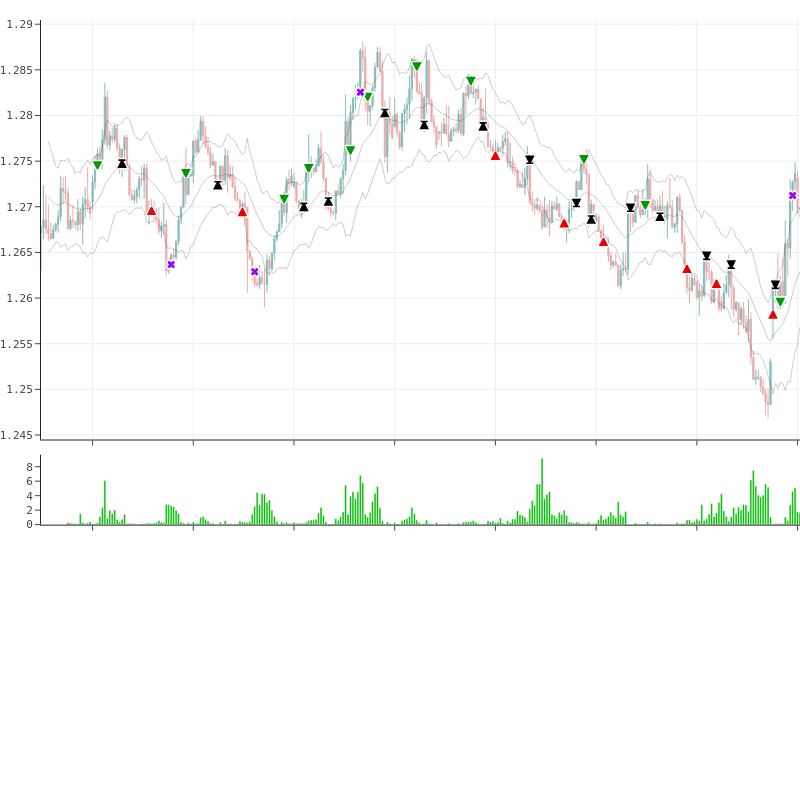

Write notebook code for a chart like this one.
### Code cell
df = md.tail(500)

ohlc = get_price_trace(df)
layout = get_layout()

fig = sub.make_subplots(
    figure=go.Figure(layout=layout),
    rows=5,
    cols=1,
    shared_xaxes=True,
    vertical_spacing=0.02,
    row_heights=[0.6, 0.1, 0.1, 0.1, 0.1],
)
# Правильный rangeslider
# fig.add_trace(go.Scatter(x=df.index, y=df["mid"]), row=3, col=1)
# fig.update_layout(xaxis3=dict(rangeslider=dict(visible=True, thickness=0.05)))
# fig['layout']['xaxis2']['visible'] = False
# fig['layout']['yaxis3']['visible'] = False

# Основной график, цена
fig.add_trace(ohlc, 1, 1)

# Маркеры торгов
add_trade_markers(fig, df)

# Индикаторы на графике
line = dict(color="rgba(0,0,0,0.2)", width=1)
line_or = dict(color="#f50", width=1)
fig.add_trace(go.Scatter(x=df.index, y=df["top"], line=line, name="top"))
fig.add_trace(go.Scatter(x=df.index, y=df["mid"], line=line, name="mid"))
fig.add_trace(go.Scatter(x=df.index, y=df["bottom"], line=line, name="btm"))

# fig.add_trace(go.Scatter(x=df.index, y=df["sar"], mode="markers", marker=dict(size=3)))
# fig.add_trace(go.Scatter(x=df.index, y=df["kama"], mode="lines"))
# fig.add_trace(go.Scatter(x=df.index, y=df["ema2"], mode="markers"))

# Индикаторы отдельные
# color = np.where((df["rsi"] < 42) | (df["rsi"] > 58), 'red', '#0b0')
# fig.add_trace(go.Bar(x=df.index, y=df["rsi"], marker_color=color), row=2, col=1)

color = np.where((df["kama_diff"] < 0), 'red', '#0b0')
fig.add_trace(go.Bar(x=df.index, y=df["kama_diff"], marker_color=color), row=2, col=1)

# fig.add_trace(go.Scatter(x=df.index, y=df["price_change_0"]), row=3, col=1)
# fig.add_trace(go.Scatter(x=df.index, y=df["price_change_1"]), row=4, col=1)
# fig.add_trace(go.Scatter(x=df.index, y=df["price_change_2"]), row=5, col=1)

remove_x_gaps(fig, md, df, skip_start=20, skip_end=0)
fig.show(config={"displayModeBar": False, "showTips": False})
